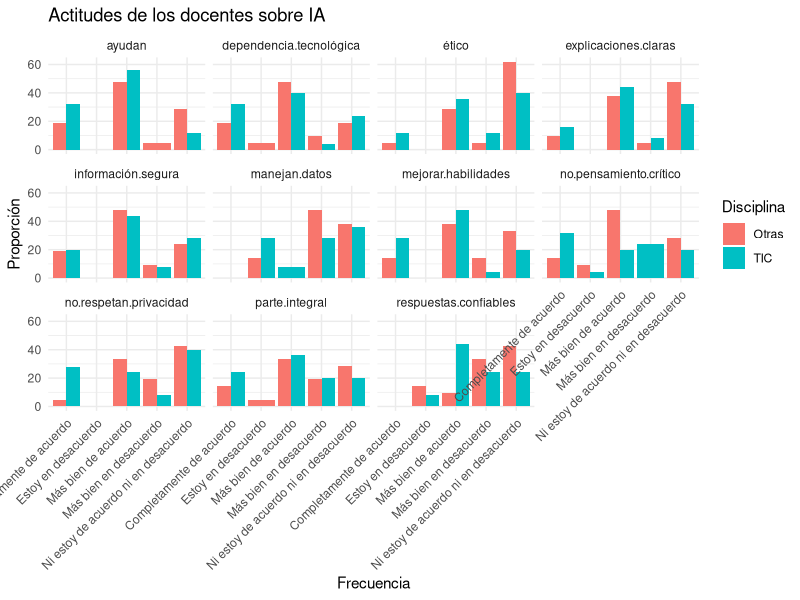

This figure's R source:
## ---- chunk 1
library(ggplot2)
library(dplyr)

frecuencias_data <- read.csv("../data/actitudes-docentes.csv", header = TRUE, na.strings="", sep = ";")

columnas <- strsplit("ayudan;dependencia-tecnológica;explicaciones-claras;información-segura;manejan-datos;mejorar-habilidades;no-pensamiento-crítico;no-respetan-privacidad;parte-integral;respuestas-confiables;ético", ";")

likert_data <- data.frame( Attitude = character(),
                           Disciplina = character(),
                           Average = numeric(),
                           SD = numeric() )

opiniones_data <- data.frame( Attitude = character(),
                              Disciplina = character(),
                              Response = character(),
                              Count = numeric(),
                              Percentage = numeric() )

for ( i in columnas[[1]] ) {
  i <- gsub("-", ".", i)
  frecuencias_uso_data  <-  data.frame(Disciplina = frecuencias_data$Disciplina,
                                       frecuencias_data[i])

  porcentajes_data <-  frecuencias_uso_data %>% group_by(Disciplina,.data[[i]]) %>%
    summarise(Count = n())  %>% 
    mutate( Percentage = Count / sum(Count) * 100 )
  
  porcentajes_data$Response <- porcentajes_data[[i]]
  porcentajes_data$Attitude <- i
  opiniones_data <- rbind( opiniones_data, porcentajes_data )
  
  porcentajes_data$Likert <- as.numeric( factor( porcentajes_data[[i]],
                                      levels = c("Estoy en desacuerdo", "Más bien en desacuerdo","Ni estoy de acuerdo ni en desacuerdo", "Más bien de acuerdo", "Completamente de acuerdo" )
                                      )
                                )
  
  # compute weighted average of the Likert scale per Disciplina
  promedio_data <- porcentajes_data %>% group_by(Disciplina) %>%
    summarise(Average = sum(Likert * Count) / sum(Count),
              SD = sqrt( sum( Count * (Likert - (sum(Likert * Count) / sum(Count)))^2 ) / sum(Count) )
              )
  
  frecuencia_tabla <- table( unname(unlist(frecuencias_uso_data[i])), frecuencias_uso_data$Disciplina)
  chisq_frecuencia <- chisq.test(frecuencia_tabla)
  if ( chisq_frecuencia$p.value < 0.05 ) {
    cat("✅ La prueba de chi-cuadrado indica que hay una diferencia significativa en la actitud 📈", i, "📈 con p-value ", chisq_frecuencia$p.value,"\n")
  }
  
  promedio_data$Attitude <- i
  likert_data <- rbind( likert_data, promedio_data )

}

ggplot( opiniones_data, aes(x=Response, fill=Disciplina, y = Percentage)) +
  geom_bar( stat="identity", position="dodge") +
  labs(title=paste0("Actitudes de los docentes sobre IA"), x="Frecuencia", y="Proporción") +
  facet_wrap( ~ Attitude ) +
  theme_minimal() +
  theme(axis.text.x = element_text(angle = 45, hjust = 1))

likert_data$Attitude <- recode( likert_data$Attitude,
                                "ayudan" = "They help",
                                "dependencia.tecnológica" = "Technological dependence",
                                "explicaciones.claras" = "Clear explanations",
                                "información.segura" = "Reliable information",
                                "manejan.datos" = "Handle sensitive data",
                                "mejorar.habilidades"= "Improve skills",
                                "no.pensamiento.crítico"= "Hinder critical thinking",
                                "no.respetan.privacidad"= "Disrespectful of privacy",
                                "parte.integral"= "Integral part of education",
                                "respuestas.confiables"= "Reliable answers",
                                "ético"= "Ethical issues"
                             )
                                

likert_data$Disciplina <- recode( likert_data$Disciplina,
                                 "TIC" = "IT",
                                 "Otras" = "Other"
                                 )


likert_data$average_and_sd <- paste0( round(likert_data$Average,2), " (", round(likert_data$SD,2), ")" )
likert_data$Average <- NULL
likert_data$SD <- NULL


library(tidyr)

likert_data %>%
  pivot_wider(names_from = Disciplina, values_from = average_and_sd, id_cols= Attitude) -> likert_table

likert_table <- likert_table[,c(1,3,2)]

library(kableExtra)
kable( likert_table,
       align="c" )  %>%
  column_spec(1, bold = TRUE, width="15em") %>%
  row_spec(0, bold = TRUE, background = "#D3D3D3")
